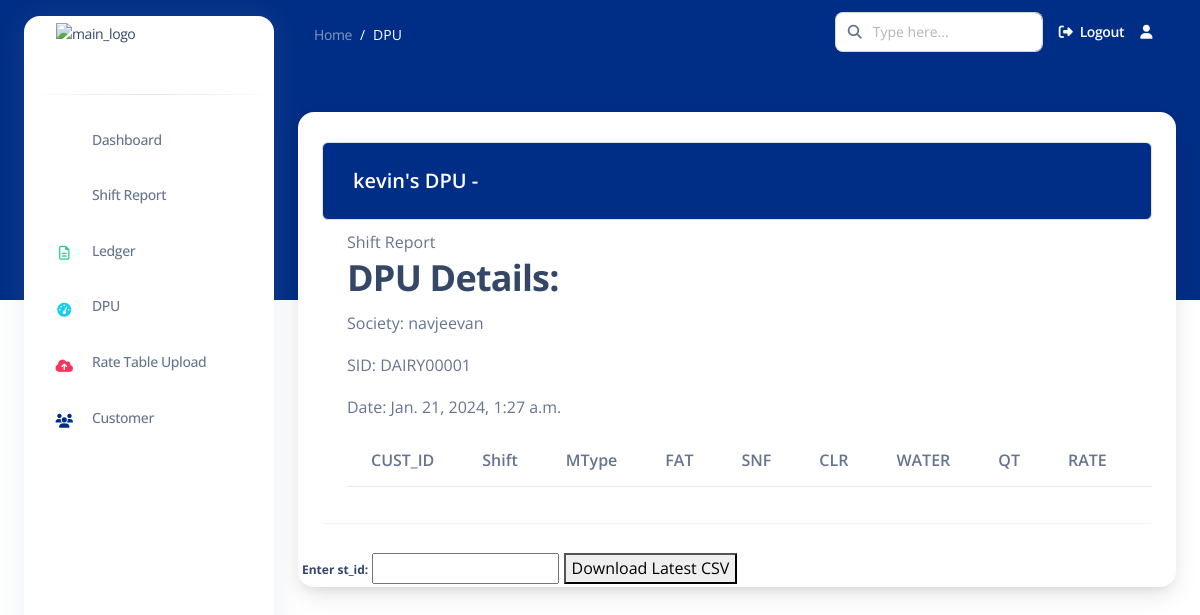
/dpudetails/DAIRY00001/, run on the app's committed database.
### apps/common/models.py (models this page shows, shortened)
class DPU(models.Model):
    user = models.ForeignKey(User, on_delete=models.CASCADE)
    location = models.CharField(max_length=255)
    st_id = models.CharField(max_length=50, unique=True, primary_key=True)  # Renamed from dpu_id to st_id
    society = models.CharField(max_length=255)
    mobile_number = models.CharField(max_length=15)
    owner = models.CharField(max_length=255)
    STATUS_CHOICES = [
        ('active', 'Active'),
        ('deactivated', 'Deactivated'),
    ]
    status = models.CharField(max_length=20, choices=STATUS_CHOICES, default='active')
    date = models.DateTimeField(auto_now_add=True)  # Automatically set on creation

### apps/common/views.py (the view)
# urls.py: path('dpudetails/<str:dpuid>/', dpudetails, name='dpudetails'),
def dpudetails(request, dpuid):
    dpu = get_object_or_404(DPU, st_id=dpuid)
    drecs = dpu.drecs.all()  # Use the correct related name
    context = {
        'dpu': dpu,
        'drecs': drecs,
    }
    return render(request, 'common/dpudetails.html', context)

### templates/common/dpudetails.html (shortened to what this page needs)
{% extends 'base2.html' %}
{% load static %}
{% load crispy_forms_tags %}
{% block content %}
<nav class="navbar navbar-main navbar-expand-lg px-0 mx-4 shadow-none border-radius-xl " id="navbarBlur"
    data-scroll="false">
    <div class="container-fluid py-1 px-3">
        <nav aria-label="breadcrumb">
            <ol class="breadcrumb bg-transparent mb-0 pb-0 pt-1 px-0 me-sm-6 me-5">
                <li class="breadcrumb-item text-sm"><a class="opacity-5 text-white" href="">Home</a>
                </li>
                <li class="breadcrumb-item text-sm text-white active" aria-current="page">DPU</li>
            </ol>
        </nav>
        <div class="collapse navbar-collapse mt-sm-0 mt-2 me-md-0 me-sm-4" id="navbar">
            <div class="ms-md-auto pe-md-3 d-flex align-items-center">
                <div class="input-group">
                    <span class="input-group-text text-body"><i class="fas fa-search" aria-hidden="true"></i></span>
                    <input type="text" class="form-control" placeholder="Type here...">
                </div>
            </div>
            <ul class="navbar-nav  justify-content-end">
                <li class="nav-item d-flex align-items-center">
                    <a href="{% url 'logout' %}" class="nav-link text-white font-weight-bold px-0">
                        <i class="fa fa-sign-out me-sm-1"></i>
                        <span class="d-sm-inline d-none">Logout</span>
                    </a>
                </li>
                <li class="nav-item dropdown pe-2 px-3 d-flex align-items-center">
                    <a href="javascript:;" class="nav-link text-white p-0" id="dropdownMenuButton"
                        data-bs-toggle="dropdown" aria-expanded="false">
                        <i class="fa fa-user cursor-pointer"></i>
                    </a>
                </li>
            </ul>
        </div>
    </div>
</nav>
<div class="container-fluid mt-5">
    <div class="card o-hidden border-0 shadow-lg mt-5">
        <div class="container">
            <div class="table-wrapper table-responsive">
                <div class="table-title border rounded">
                    <div class="row">
                        <div class="col-sm-6">
                            <h5 class="text-white mt-2">{{ dpu.user.username }}'s DPU - {{ dpu.dpu_id }}</h5>
                        </div>
                    </div>
                </div>
                <table class="table table-striped table-hover rounded table-responsive">
                    <thead>
                        <h2>DPU Details:</h2>
                        <p>Society: {{ dpu.society }}</p>
                        <p>SID: {{ dpu.st_id }}</p>
                        <p>Date: {{ dpu.date }}</p>
                        <tr>
                            <th>CUST_ID </th>
                            <th>Shift</th>
                            <th>MType</th>
                            <th>FAT</th>
                            <th>SNF</th>
                            <th>CLR</th>
                            <th>WATER</th>
                            <th>QT</th>
                            <th>RATE</th>
                            <th>Amount</th>
                        </tr>
                    </thead>
                </table>
            </div>
        </div>
        <form method="post" action="{% url 'download_latest_csv' %}">
            <label for="st_id">Enter st_id:</label>
            <input type="text" name="st_id" id="st_id" required>
            <button type="submit">Download Latest CSV</button>
        </form>
    </div>
</div>
{% endblock content %}

### templates/common/dpudetails.html (style rules this page uses)
.table-wrapper { background: #fff; padding: 20px 25px; margin: 30px 0; border-radius: 3px; box-shadow: 0 1px 1px rgba(0, 0, 0, .05); }
.table-title { padding-bottom: 1px; background: #002d86; color: #fff !important; padding: 16px 30px; margin: -20px -25px 10px; border-radius: 3px 3px 0 0; }
tr { text-align: center; }

### data on the page
DPU: user.username "kevin", society "navjeevan", st_id "DAIRY00001", date "Jan. 21, 2024, 1:27 a.m."
